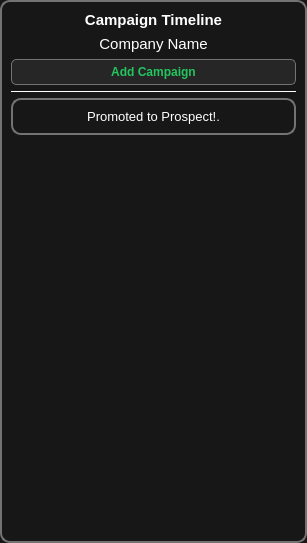
                <widget class="QWidget" name="scrollAreaWidgetContents">
                 <property name="geometry">
                  <rect>
                   <x>0</x>
                   <y>0</y>
                   <width>307</width>
                   <height>543</height>
                  </rect>
                 </property>
                 <property name="styleSheet">
                  <string notr="true">border: 2px solid #737373;
background-color: #171717;
border-radius: 10px;</string>
                 </property>
                 <layout class="QVBoxLayout" name="verticalLayout_21">
                  <item>
                   <layout class="QHBoxLayout" name="horizontalLayout_19">
                    <item>
                     <layout class="QVBoxLayout" name="verticalLayout">
                      <item>
                       <widget class="QLabel" name="campaignhead_lbl">
                        <property name="sizePolicy">
                         <sizepolicy hsizetype="Expanding" vsizetype="Fixed">
                          <horstretch>0</horstretch>
                          <verstretch>0</verstretch>
                         </sizepolicy>
                        </property>
                        <property name="font">
                         <font>
                          <pointsize>11</pointsize>
                          <bold>true</bold>
                         </font>
                        </property>
                        <property name="styleSheet">
                         <string notr="true">background: transparent;
color: #fff;
border: none</string>
                        </property>
                        <property name="text">
                         <string>Campaign Timeline</string>
                        </property>
                        <property name="alignment">
                         <set>Qt::AlignmentFlag::AlignCenter</set>
                        </property>
                       </widget>
                      </item>
                      <item>
                       <widget class="QLabel" name="company_lbl_2">
                        <property name="font">
                         <font>
                          <pointsize>11</pointsize>
                         </font>
                        </property>
                        <property name="styleSheet">
                         <string notr="true">background: transparent;
color: #fff;
border: none</string>
                        </property>
                        <property name="text">
                         <string>Company Name</string>
                        </property>
                        <property name="alignment">
                         <set>Qt::AlignmentFlag::AlignCenter</set>
                        </property>
                       </widget>
                      </item>
                     </layout>
                    </item>
                   </layout>
                  </item>
                  <item>
                   <layout class="QHBoxLayout" name="horizontalLayout_24">
                    <item>
                     <layout class="QHBoxLayout" name="horizontalLayout_25">
                      <item>
                       <layout class="QHBoxLayout" name="horizontalLayout_13">
                        <item>
                         <widget class="QPushButton" name="add_campaign_btn">
                          <property name="font">
                           <font>
                            <bold>true</bold>
                           </font>
                          </property>
                          <property name="toolTip">
                           <string/>
                          </property>
                          <property name="styleSheet">
                           <string notr="true">QPushButton {
    background-color: #262626;
    border: 1px solid #737373;
    color: #22C55E;
    border-radius: 5px;
    padding: 5px;
    text-align: center;
	padding-left: 20px;
    padding-right: 20px;
}

QPushButton:hover {
    background-color: rgb(200, 200, 200);  /* Darker gray on hover */
    color: #22C55E;
}

QPushButton:pressed {
    background-color: rgb(180, 180, 180);  /* Darker gray on press */
    color: #22C55E;
}
</string>
                          </property>
                          <property name="text">
                           <string>Add Campaign</string>
                          </property>
                          <property name="icon">
                           <iconset resource="../qrc/icons.qrc">
                            <normaloff>:/Resources/add_campaign.png</normaloff>:/Resources/add_campaign.png</iconset>
                          </property>
                          <property name="iconSize">
                           <size>
                            <width>25</width>
                            <height>25</height>
                           </size>
                          </property>
                         </widget>
                        </item>
                       </layout>
                      </item>
                     </layout>
                    </item>
                   </layout>
                  </item>
                  <item>
                   <widget class="Line" name="line_4">
                    <property name="styleSheet">
                     <string notr="true">
    background-color: white;
    max-height: 1px;
    min-height: 1px;
    border: none;
</string>
                    </property>
                    <property name="orientation">
                     <enum>Qt::Orientation::Horizontal</enum>
                    </property>
                   </widget>
                  </item>
                  <item>
                   <layout class="QHBoxLayout" name="horizontalLayout_6">
                    <item>
                     <widget class="QFrame" name="timeline_frame">
                      <property name="styleSheet">
                       <string notr="true">border-radius: 10px;</string>
                      </property>
                      <property name="frameShape">
                       <enum>QFrame::Shape::StyledPanel</enum>
                      </property>
                      <property name="frameShadow">
                       <enum>QFrame::Shadow::Raised</enum>
                      </property>
                      <layout class="QHBoxLayout" name="horizontalLayout_15">
                       <item>
                        <widget class="QLabel" name="timeline_lbl">
                         <property name="font">
                          <font>
                           <pointsize>10</pointsize>
                          </font>
                         </property>
                         <property name="layoutDirection">
                          <enum>Qt::LayoutDirection::LeftToRight</enum>
                         </property>
                         <property name="styleSheet">
                          <string notr="true">background: transparent;
color: #fff;
border: none</string>
                         </property>
                         <property name="text">
                          <string>Promoted to Prospect!.</string>
                         </property>
                         <property name="alignment">
                          <set>Qt::AlignmentFlag::AlignCenter</set>
                         </property>
                        </widget>
                       </item>
                      </layout>
                     </widget>
                    </item>
                   </layout>
                  </item>
                  <item>
                   <spacer name="verticalSpacer_5">
                    <property name="orientation">
                     <enum>Qt::Orientation::Vertical</enum>
                    </property>
                    <property name="sizeHint" stdset="0">
                     <size>
                      <width>20</width>
                      <height>40</height>
                     </size>
                    </property>
                   </spacer>
                  </item>
                 </layout>
                </widget>
